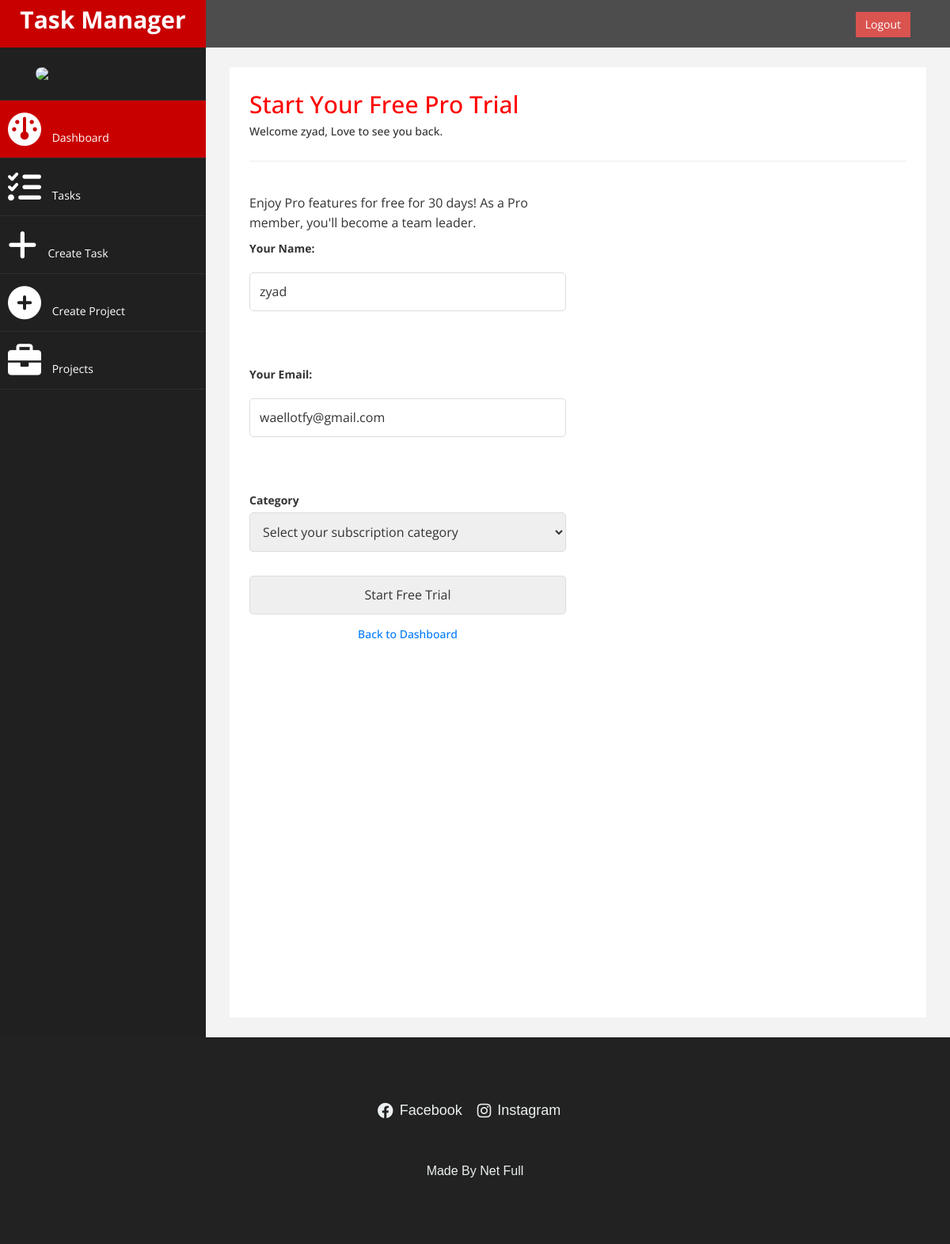
The app's page /subscribe/pro/ (signed in) with its own data.
### welcome/models.py (models this page shows)
class CustomUser(AbstractUser):
    subscription_type = models.CharField(
        max_length=20,
        choices=[('free', 'Free'), ('pro', 'Pro')],
        default='free'
    )
    ROLE_CHOICES = [
        ('team_leader', 'Team Leader'),
        ('product_owner', 'Product Owner'),
        ('programmer', 'Programmer'),
    ]
    role = models.CharField(max_length=20, choices=ROLE_CHOICES, null=True)
    trial_start_date = models.DateField(null=True, blank=True)
    category = models.CharField(
        max_length=20,
        choices=[('programming', 'Programming'), ('education', 'Education'), ('crm', 'CRM')],
        null=True
    )
    pro_subscription_date = models.DateField(null=True, blank=True)
    subscription_end_date = models.DateField(null=True, blank=True)
    groups = models.ManyToManyField(
        Group,
        related_name="custom_user_groups",
        blank=True
    )
    user_permissions = models.ManyToManyField(
        Permission,
        related_name="custom_user_permissions",
        blank=True
    )

### welcome/views.py (the view, shortened to what this page needs)
# urls.py: path('subscribe/pro/', views.subscribe_pro, name='subscribe_pro'),
@login_required
def subscribe_pro(request):
    user = request.user
    if user.subscription_type == 'pro':
        return render(request, 'already_pro.html', {'user': user})
    return render(request, 'subscribe_pro.html')

### welcome/templates/subscribe_pro.html (shortened to what this page needs)
{% load static %}
<!DOCTYPE html>
<html xmlns="http://www.w3.org/1999/xhtml">
<head>
    <link href="{% static 'bootstrap.css' %}" rel="stylesheet" />
    <link href="{% static 'font-awesome.css' %}" rel="stylesheet" />
    <link rel="stylesheet" href="https://cdnjs.cloudflare.com/ajax/libs/font-awesome/6.0.0-beta3/css/all.min.css" />
    <link href="{% static 'custom.css' %}" rel="stylesheet" />
</head>
<body>
    <div id="wrapper">
        <nav class="navbar navbar-default navbar-cls-top" role="navigation" style="margin-bottom: 0">
            <div class="navbar-header">
                <a class="navbar-brand" href="{% url 'dashboard' %}">Task Manager</a>
            </div>
            <div style="color: white; padding: 15px 50px 5px 50px; float: right; font-size: 16px;">
              {% if user.is_authenticated %}<a href="/logout" class="btn btn-danger square-btn-adjust">Logout</a>
              {% else %}
              <a href="/login" class="btn btn-danger square-btn-adjust">Login</a>
              <a href="/register" class="btn btn-danger square-btn-adjust">Register</a>
              {% endif %}            </div>
        </nav>
        <nav class="navbar-default navbar-side" role="navigation">
            <div class="sidebar-collapse">
                <ul class="nav" id="main-menu">
                  <li class="text-center">
                    <img src="{% static 'img/netfull.png' %}" class="user-image img-responsive"/>
					</li>
                              <li>
                                  <a class="active-menu" href="{% url 'dashboard' %}"><i class="fa fa-dashboard fa-3x"></i> Dashboard</a>
                              </li>
                              <li>
                                  <a href="{% url 'user_tasks_view' %}"><i class="fa fa-tasks fa-3x"></i> Tasks</a>
                              </li>
                              <li>
                                  <a href="{% url 'create_task' %}"><i class="fa fa-plus fa-3x"></i> Create Task</a>
                              </li>
                              <li>
                                  <a href="{% url 'create_project' %}"><i class="fa fa-plus-circle fa-3x"></i> Create Project</a>
                              </li>
                              <li>
                                  <a href="{% url 'user_projects_view' %}"><i class="fa fa-briefcase fa-3x"></i> Projects</a>
                              </li>
                </ul>
            </div>
        </nav>
        <div id="page-wrapper">
            <div id="page-inner">
                <div class="container-fluid">
                    <div class="row">
                        <div class="col-md-12">
                            <h2 class="page-title">Start Your Free Pro Trial</h2>
                            <h5 class="welcome-message">Welcome {{ user.username }}, Love to see you back.</h5>
                        </div>
                    </div>
                    <hr />
                    <div class="task-manager row">
                        <div class="col-md-6">
                            <div class="task-left">
                              <p>Enjoy Pro features for free for 30 days! As a Pro member, you'll become a team leader.</p>
                              <form action="/subscribe/pro/" method="POST">
                                  <label for="name">Your Name:</label>
                                  <input
                                      type="text"
                                      id="name"
                                      name="name"
                                      value="{{ user.username }}"
                                      readonly
                                      required
                                  ><br><br>
                                  <label for="email">Your Email:</label>
                                  <input
                                      type="email"
                                      id="email"
                                      name="email"
                                      value="{{ user.email }}"
                                      readonly
                                      required
                                  ><br><br>
                                   <div class="form-group">
                                      <label for="category">Category</label>
                                      <select id="category" name="category" required>
                                        <option value="" disabled selected>Select your subscription category</option>
                                      </select>
                                    </div>
                                  <button type="submit">Start Free Trial</button>
                              </form>
                                <a href="{% url 'dashboard' %}" class="back-link">Back to Dashboard</a>
                        </div>
                        <div class="col-md-6">
                        </div>
                    </div>
                </div>
            </div>
        </div>
    </div>
<footer>
  <footer>
      <div class="container">
        <div class="row">
          <div class="col-lg-12">
            <ul class="social-icons">
              <li><a href="https://www.facebook.com/profile.php?id=61561751296406"><i class="fab fa-facebook"></i> Facebook</a></li>
              <li><a href="https://www.instagram.com/netfull1/"><i class="fab fa-instagram"></i> Instagram</a></li>
            </ul>
          </div>
          <div class="col-lg-12">
            <div class="copyright-text">
              <p>Made By Net Full</p>
            </div>
          </div>
        </div>
      </div>
    </footer>
</body>
</html>

### welcome/static/custom.css (style rules this page uses)
body { font-family: 'Open Sans', sans-serif; }
#wrapper { width: 100%; background:#202020; }
#page-wrapper { padding: 15px 15px; min-height: 600px; background:#F3F3F3; }
#page-inner { width:100%; margin:10px 20px 10px 0px; background-color:#fff!important; padding:10px; min-height:1200px; }
.text-center { text-align:center; }
h2 { color: #f00; }
.square-btn-adjust { border: 0px solid transparent; -webkit-border-radius: 0px; -moz-border-radius: 0px; border-radius: 0px; }
p { font-size:16px; line-height:25px; padding-top:20px; }
.user-image { margin: 25px auto; -webkit-border-radius: 10px; -moz-border-radius: 10px; border-radius: 10px; max-height:170px; max-width:170px; }
.navbar-cls-top .navbar-brand { color: #fff; background: #C90000; width: 260px; text-align: center; height: 60px; font-size: 30px; font-weight: 700; }
.active-menu { background-color:#C90000!important; }
.sidebar-collapse , .sidebar-collapse .nav { background:none; }
.sidebar-collapse .nav { padding:0; }
.sidebar-collapse .nav > li > a { color:#fff; background:#202020; text-shadow:none; }
.sidebar-collapse > .nav > li > a { padding:15px 10px; }
.sidebar-collapse > .nav > li { border-bottom: 1px solid rgba(107, 108, 109, 0.19); }
.navbar-side { border:none; background-color: #202020; }
.navbar-cls-top { background:#4D4D4D; border-bottom:none; }
.navbar-default { border:0px solid black; }
.navbar-header { background: #A70303; }
.nav > li > a > i { margin-right:10px; }
@media (min-width:768px) { #page-wrapper { margin: 0 0 0 260px; padding: 15px 30px; min-height: 1200px; } }
@media (min-width:768px) { .navbar-side { z-index: 1; position: absolute; width: 260px; } }
@media (min-width:768px) { .navbar { border-radius: 0px; } }

### welcome/templates/subscribe_pro.html (style rules this page uses)
form { display: flex; flex-direction: column; gap: 15px; }
input, select, button { width: 100%; padding: 12px; border: 1px solid #ddd; border-radius: 5px; font-size: 16px; }
.back-link { display: block; margin-top: 15px; text-align: center; color: #007bff; font-size: 14px; text-decoration: none; font-weight: 500; }
footer { background-color: #222; color: #ecf0f1; padding: 40px 0; font-family: Arial, sans-serif; }
footer .container { max-width: 1200px; margin: 0 auto; padding: 0 15px; }
footer .social-icons { list-style: none; padding: 0; text-align: center; margin-bottom: 20px; }
footer .social-icons li { display: inline-block; margin-right: 15px; }
footer .social-icons a { color: #ecf0f1; text-decoration: none; font-size: 18px; transition: color 0.3s ease; display: inline-flex; align-items: center; }
footer .social-icons a i { margin-right: 8px; font-size: 20px; }
footer .copyright-text { text-align: center; font-size: 14px; margin-top: 10px; }
footer .copyright-text p { margin: 0; color: #ecf0f1; }

### records on screen
CustomUser: username "zyad", name "zyad", email "waellotfy@gmail.com"
